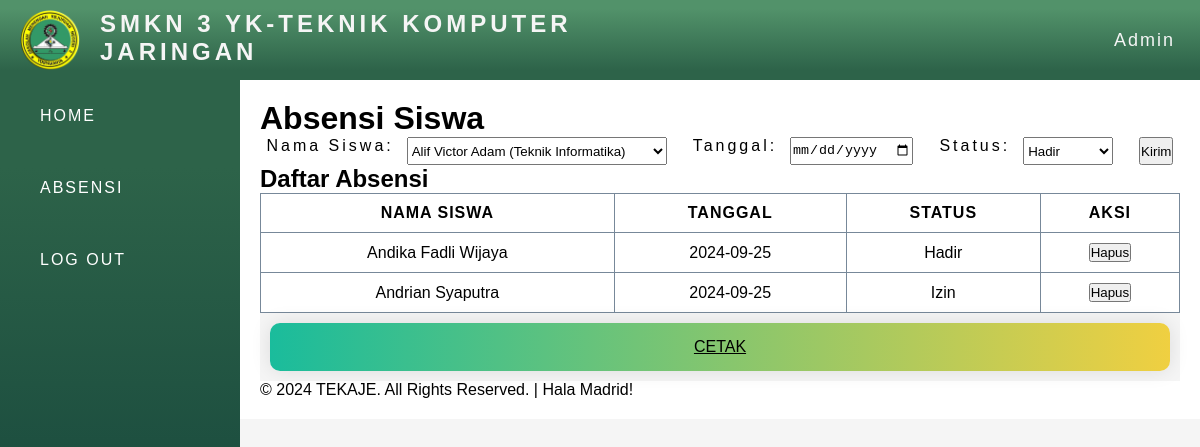
Screenshot of /absensi.php (signed in) with the database file from the repository.
### tables this page shows
CREATE TABLE `absensi` (
  `id` int(11) NOT NULL,
  `siswa_id` int(11) DEFAULT NULL,
  `tanggal` date DEFAULT NULL,
  `status` enum('Hadir','Tidak Hadir','Sakit','Izin') DEFAULT NULL
);

CREATE TABLE `siswa` (
  `id` int(11) NOT NULL,
  `nama` varchar(100) NOT NULL,
  `jurusan_id` int(11) DEFAULT NULL
);

### absensi.php (the view, shortened to what this page needs)
<?php include "template/header.php"; ?>
<?php
$servername = "localhost";
$username = "root";
$password = "";
$dbname = "absensi_siswa";
$conn = new mysqli($servername, $username, $password, $dbname);
$siswaQuery = "SELECT siswa.id, siswa.nama, jurusan.nama AS jurusan FROM siswa JOIN jurusan ON siswa.jurusan_id = jurusan.id";
$siswaResult = $conn->query($siswaQuery);
?>
<!DOCTYPE html>
<html lang="en">
<head>
    <link rel="stylesheet" href="css/button.css">
    <link rel="stylesheet" href="js/burger.js">
</head>
<body>
    <h1>Absensi Siswa</h1>
    <form method="POST">
        <label for="siswa_id">Nama Siswa:</label>
        <select name="siswa_id" required>
            <?php while($row = $siswaResult->fetch_assoc()): ?>
                <option value="<?= $row['id'] ?>"><?= $row['nama'] ?> (<?= $row['jurusan'] ?>)</option>
            <?php endwhile; ?>
        </select><br>
        <label for="tanggal">Tanggal:</label>
        <input type="date" name="tanggal" required><br>
        <label for="status">Status:</label>
        <select name="status" required>
            <option value="Hadir">Hadir</option>
        </select><br>
        <button type="submit">Kirim</button>
    </form>
    <h2>Daftar Absensi</h2>
    <table border="1">
        <tr>
            <th>Nama Siswa</th>
            <th>Tanggal</th>
            <th>Status</th>
            <th>Aksi</th>
        </tr>
        <?php
        $absensiQuery = "SELECT absensi.id, siswa.nama, absensi.tanggal, absensi.status FROM absensi JOIN siswa ON absensi.siswa_id = siswa.id";
        $absensiResult = $conn->query($absensiQuery);
        while($row = $absensiResult->fetch_assoc()):
        ?>
            <tr>
                <td><?= $row['nama'] ?></td>
                <td><?= $row['tanggal'] ?></td>
                <td><?= $row['status'] ?></td>
                <td>
                    <form method="POST" style="display:inline;">
                        <button type="submit" onclick="return confirm('Apakah Anda yakin ingin menghapus?');">Hapus</button>
                    </form>
                </td>
            </tr>
        <?php endwhile; ?>
    </table>
<div class="container">
<a href="cetakabsen.php" class="print-button btn-gradient">Cetak</a>
</div>
</body>
</html>
<?php include "template/footer.php"; ?>

### css/app.css (style rules this page uses)
* { margin: 0; padding: 0; box-sizing: border-box; }
body { font-family: 'Arial', sans-serif; background-color: #f4f4f4; margin: 0; }
.container { width: 100%; background-color: whitesmoke; margin: 0 auto; }
form { width: 100%; display: flex; justify-content: space-around; }
label { display: block; margin-bottom: 10px; text-transform: capitalize; letter-spacing: 3px; }
table { table-layout: auto; width: 100%; border-collapse: collapse; }
th, td { border: 1px solid lightslategray; padding: 10px; text-align: center; text-transform:capitalize; }
th { text-transform: uppercase; letter-spacing: 1px; }

### css/button.css (style rules this page uses)
.btn-gradient { background-image: linear-gradient(to right, #1abc9c 0%, #f4d03f 51%, #1abc9c 100%); margin: 10px; padding: 15px 45px; text-align: center; text-transform: uppercase; transition: 0.5s; background-size: 200% auto; color: rgb(0, 0, 0); box-shadow: 0 0 20px rgba(0, 0, 0, 0.1); border-radius: 10px; display: block; }

### rows the page displays
absensi: siswa.nama "Andika Fadli Wijaya", tanggal "2024-09-25", status "Hadir"
absensi: siswa.nama "Andrian Syaputra", tanggal "2024-09-25", status "Izin"

### other values shown
$nama "Admin"
form field siswa_id "Alif Victor Adam (Teknik Informatika)"
